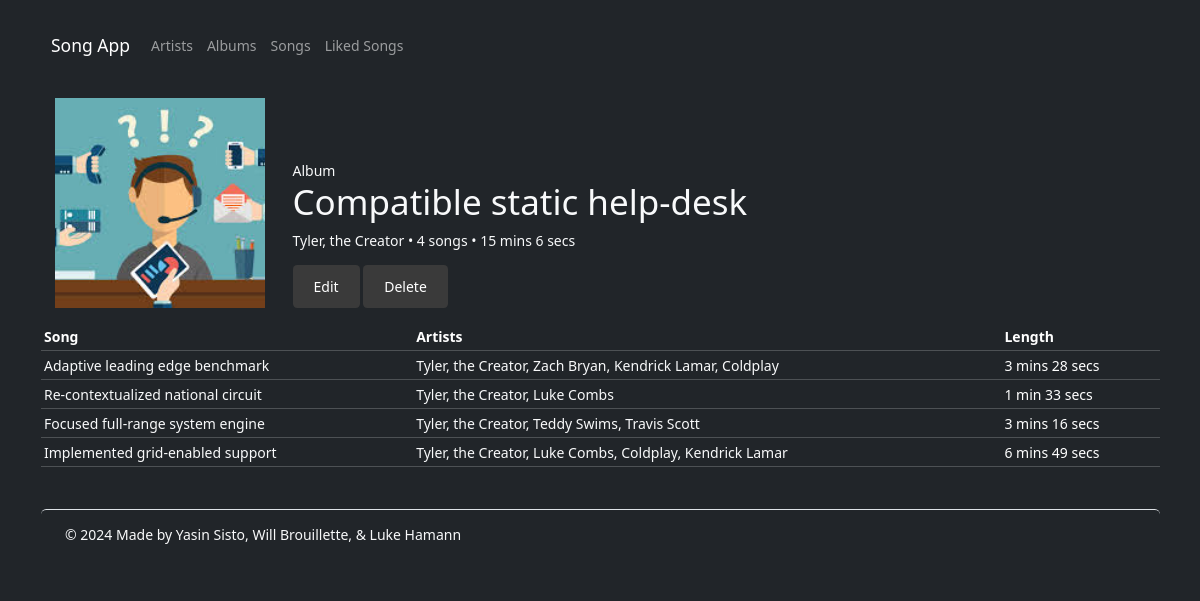
Page /?action=viewAlbum&albumId=15 on the committed database.
### tables this page shows
CREATE TABLE albums (
    id        int           AUTO_INCREMENT,
    name      varchar(127)  NOT NULL,
    imagePath varchar(1023) NOT NULL,
    artistId  int           NOT NULL,
    PRIMARY KEY (id),
    CONSTRAINT albumsUkNameArtistId UNIQUE (name, artistId),
    CONSTRAINT albumsFkArtistId FOREIGN KEY (artistId) REFERENCES artists(id)
        ON DELETE CASCADE
);

CREATE TABLE artists (
    id               int           AUTO_INCREMENT,
    name             varchar(127)  NOT NULL,
    imagePath        varchar(1023) NOT NULL,
    monthlyListeners int           NOT NULL,
    PRIMARY KEY (id),
    CONSTRAINT artistsUkName UNIQUE (name)
);

CREATE TABLE songs (
    id      int           AUTO_INCREMENT,
    name    varchar(1023) NOT NULL,
    length  int           NOT NULL,
    albumId int           NOT NULL,
    PRIMARY KEY (id),
    CONSTRAINT songsFkAlbumId FOREIGN KEY (albumId) REFERENCES albums(id)
        ON DELETE CASCADE
);

### index.php (called while the page is built, shortened)
<?php
require('models/_database.php');
require('models/artists.php');
require('models/albums.php');
require('models/songs.php');
require('controllers/albumsController.php');

### models/albums.php (called while the page is built, shortened)
<?php
function getAlbum(int $albumId) : array
{
    global $db;
    $query = 'SELECT albums.id id, albums.name name, albums.artistId artistId,
                     albums.imagePath imagePath, artists.name artistName
              FROM albums
                  JOIN artists ON albums.artistId = artists.id
              WHERE albums.id = :albumId';
    $statement = $db->prepare($query);
    $statement->bindValue(':albumId', $albumId);
    $statement->execute();
    $album = $statement->fetch();
    return $album;
}
?>

### models/songs.php (called while the page is built, shortened)
<?php
function getSong(int $songId) : array
{
    global $db;
    $query = 'SELECT songs.id id, songs.name name, songs.length length,
                     songs.albumId albumId, albums.name albumName,
                     albums.imagePath imagePath
              FROM songs
                  JOIN albums ON songs.albumId = albums.id
              WHERE songs.id = :songId';
    $statement = $db->prepare($query);
    $statement->bindValue(':songId', $songId);
    $statement->execute();
    $song = $statement->fetch();
    $query = 'SELECT artists.id id, artists.name name,
                     artists.imagePath imagePath
              FROM songs
                  JOIN albums ON songs.albumId = albums.id
                  JOIN artists ON albums.artistId = artists.id
              WHERE songs.id = :songId
              UNION
              SELECT artists.id, artists.name, artists.imagePath
              FROM artistsSongs
                  JOIN artists ON artistsSongs.artistId = artists.id
              WHERE artistsSongs.songId = :songId';
    $statement = $db->prepare($query);
    $statement->bindValue(':songId', $songId);
    $statement->execute();
    $artists = $statement->fetchAll();
    $song['artists'] = $artists;
    return $song;
}
function getSongs($songIds) : array
{
    $songs = array();
    foreach ($songIds as $songId)
    {
        $songs[] = getSong($songId);
    }
    return $songs;
}
function getAlbumSongs(int $albumId) : array
{
    global $db;
    $query = 'SELECT id
              FROM songs
              WHERE albumId = :albumId';
    $statement = $db->prepare($query);
    $statement->bindValue(':albumId', $albumId);
    $statement->execute();
    $rows = $statement->fetchAll();
    $ids = array();
    foreach ($rows as $row) $ids[] = $row['id'];
    return getSongs($ids);
}
function getAlbumLength(int $albumId) : int
{
    global $db;
    $query = 'SELECT COALESCE(SUM(length), 0) length
              FROM songs
              WHERE albumId = :albumId';
    $statement = $db->prepare($query);
    $statement->bindValue(':albumId', $albumId);
    $statement->execute();
    $length = $statement->fetch()['length'];
    return $length;
}
?>

### models/artists.php (called while the page is built, shortened)
<?php
function getArtist(int $artistId)
{
    global $db;
    $query = 'SELECT id, name, monthlyListeners, imagePath
              FROM artists
              WHERE id = :artistId';
    $statement = $db->prepare($query);
    $statement->bindValue(':artistId', $artistId);
    $statement->execute();
    $artist = $statement->fetch();
    return $artist;
}
?>

### views/_helpers/formatTime.php (called while the page is built, shortened)
<?php
function formatTime(int $duration, bool $humanMode = TRUE) : string
{
    $hours = intdiv($duration, 60 * 60);
    $seconds = $duration - ($hours * 60 * 60);
    $minutes = intdiv($seconds, 60);
    $seconds -= $minutes * 60;
    if ($humanMode)
    {
        $hours_f = "$hours hr" . ($hours == 1 ? '' : 's');
        $minutes_f = "$minutes min" . ($minutes == 1 ? '' : 's');
        $seconds_f = "$seconds sec" . ($seconds == 1 ? '' : 's');
        if ($duration < 60)
        {
            $output = $seconds_f;
        }
        else if ($duration < 60 * 60)
        {
            $output = $minutes_f . ($seconds > 0 ? " $seconds_f" : '');
        }
        else
        {
            $output = $hours_f . ($minutes > 0 ? " $minutes_f" : '');
        }
    }
    return $output;
}
?>

### views/albums/albumInfo.php (the view, shortened to what this page needs)
<?php require('views/_helpers/artistList.php'); ?>
<?php require('views/_helpers/formatTime.php'); ?>
<?php include('views/_partials/header.php'); ?>
<div class="d-flex flex-wrap">
    <div class="p-3">
        <img src="<?php echo htmlspecialchars($album['imagePath']); ?>"
            class="album-cover" />
    </div>
    <div class="p-3 d-flex flex-column justify-content-end">
        <div>Album</div>
        <h1>
            <?php echo htmlspecialchars($album['name']); ?>
        </h1>
        <div>
            <a href="?action=viewArtist&artistId=<?php echo $artist['id']; ?>"
                class="link-light link-underline-opacity-0 link-underline-opacity-100-hover"><?php echo htmlspecialchars($artist['name']); ?></a>
            &#x2022;
            <?php echo count($songs) . ' song' . (count($songs) == 1 ? '' : 's'); ?>
            &#x2022;
            <?php echo formatTime($album['length']); ?>
        </div>
        <div class="pt-3">
            <a class="btn btn-warning" href=".?action=albumForm&albumId=<?php echo $album['id']; ?>">
                Edit
            </a>
            <a class="btn btn-danger" href=".?action=deleteAlbum&albumId=<?php echo $album['id']; ?>">
                Delete
            </a>
        </div>
    </div>
</div>
<?php if (count($songs) == 0) : ?>
    <p class="pt-3">
        <i>No songs.</i>
    </p>
<?php else : ?>
    <table class="table table-sm table-dark">
        <thead>
            <tr>
                <th>Song</th>
                <th>Artists</th>
                <th>Length</th>
            </tr>
        </thead>
        <tbody>
        <?php foreach ($songs as $song) : ?>
        <tr>
            <td>
                <a class="link-light link-underline-opacity-0 link-underline-opacity-100-hover"
                    href=".?action=viewSong&songId=<?php echo $song['id']; ?>">
                    <?php echo htmlspecialchars($song['name']); ?>
                </a>
            </td>
            <td>
                <?php artistList\build($song['artists']); ?>
            </td>
            <td>
                <?php echo formatTime($song['length']); ?>
            </td>
        </tr>
        <?php endforeach; ?>
        </tbody>
    </table>
<?php endif; ?>
<?php include('views/_partials/footer.php'); ?>

### views/_helpers/artistList.php (shortened to what this page needs)
<?php
function build($artists)
{
    foreach ($artists as $artist)
    {
        $href = '?action=viewArtist&artistId=' . $artist['id'];
        $classes = array('link-light', 'link-underline-opacity-0',
            'link-underline-opacity-100-hover');
        $classList = implode(' ', $classes);
        $text = htmlspecialchars($artist['name']);
        $comma = ($artist == end($artists)) ? '' : ',';
        echo "<a href=\"$href\" class=\"$classList\">$text</a>$comma ";
    }
}

### css/site.css (style rules this page uses)
:root { font-family: 'Arial', sans-serif; font-size: 14px; position: relative; min-height: 100%; }
body { background-color: #121212; color: #e0e0e0; }
.album-cover { aspect-ratio: 1 / 1; display: block; object-fit: cover; width: 15rem; max-width: 100%; }
.btn { background-color: #3a3a3a; color: #fff; border: none; border-radius: 0.3rem; padding: 0.8rem 1.5rem; }

### rows in the picture
albums: imagePath (picture), name "Compatible static help-desk"
artists: name "Tyler, the Creator"
songs: name "Adaptive leading edge benchmark", text "Tyler, the Creator", comma ",", text "Zach Bryan", text "Kendrick Lamar", text "Coldplay", length "3 mins 28 secs"
songs: name "Re-contextualized national circuit", text "Tyler, the Creator", comma ",", text "Luke Combs", length "1 min 33 secs"
songs: name "Focused full-range system engine", text "Tyler, the Creator", comma ",", text "Teddy Swims", text "Travis Scott", length "3 mins 16 secs"
songs: name "Implemented grid-enabled support", text "Tyler, the Creator", comma ",", text "Luke Combs", text "Coldplay", text "Kendrick Lamar", length "6 mins 49 secs"

### other values in the picture
count($songs) "4"
formatTime($album['length']) "15 mins 6 secs"
